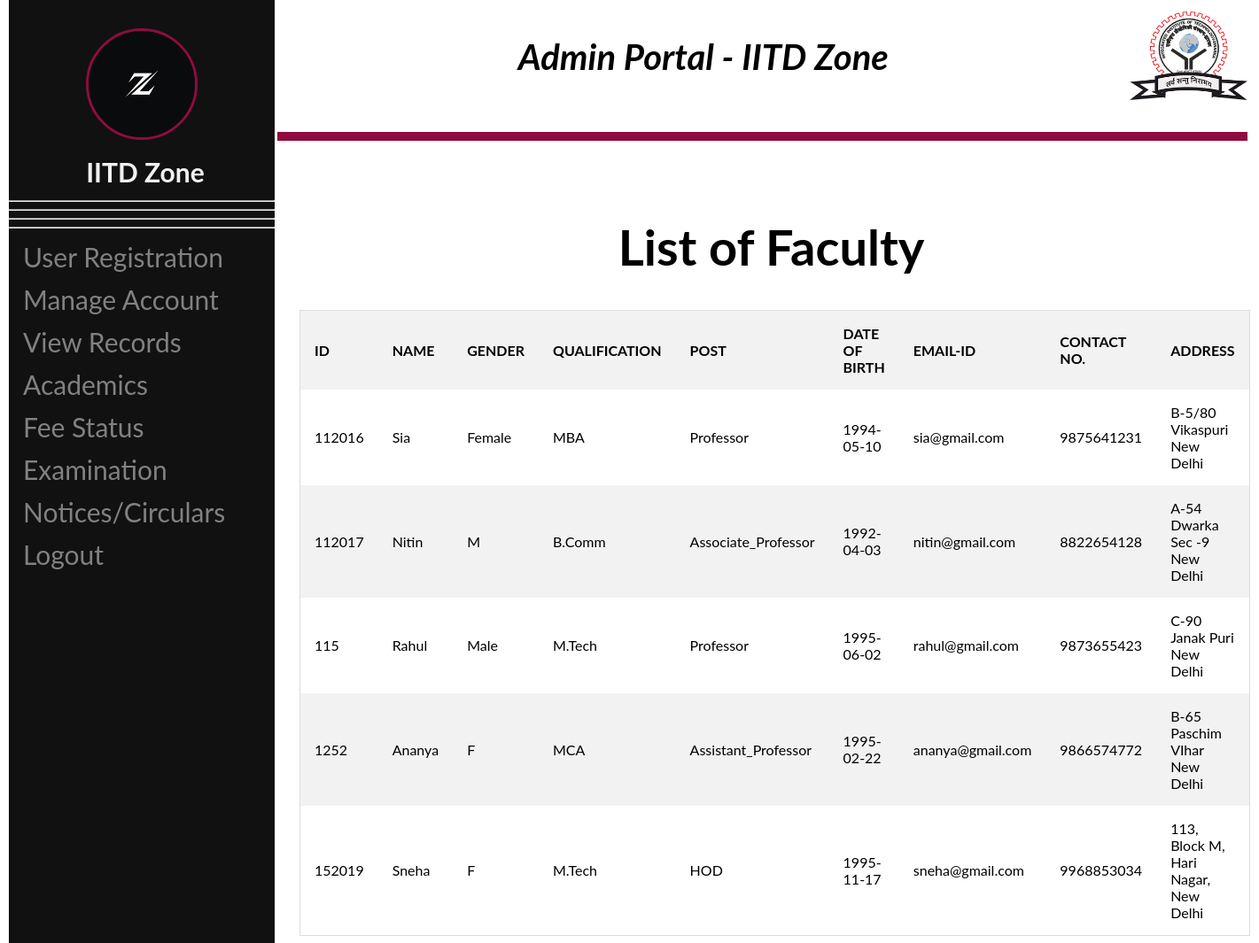
The app's page /listfal.php with its own data.
### tables this page shows
CREATE TABLE `faculty` (
  `id` varchar(20) NOT NULL,
  `name` text NOT NULL,
  `gender` text NOT NULL,
  `qual` varchar(25) NOT NULL,
  `Post` text NOT NULL,
  `dob` date NOT NULL,
  `email` varchar(20) NOT NULL,
  `ph` varchar(20) NOT NULL,
  `Address` varchar(50) NOT NULL
);

### listfal.php (the view, shortened to what this page needs)
<html>
<head>
</head>
<body>
<?php
include("adminhome.php"); ?>
<div class="main">
<?php
echo"<br>";
$servername = "localhost";
$username = "root";
$password = "";
$database = "campus";
$conn = new mysqli($servername, $username, $password, $database);
if ($conn->connect_error)
{
    die("Connection failed: " . $conn->connect_error);
}
else
{
$sql = "SELECT * FROM `faculty`";
$res = mysqli_query($conn, $sql);
echo "<h1><center>List of Faculty</center></h1>";
echo "<table><tr><th> ID</th><th> NAME</th><th>GENDER</th><th>QUALIFICATION</th><th>POST</th><th>DATE OF BIRTH</th><th>EMAIL-ID</th><th>CONTACT NO.</th><th>ADDRESS</th></tr>";
while ($r = mysqli_fetch_assoc($res))
{
echo "<td>" .$r["id"]. "</td>";
echo "<td>" .$r["name"]. "</td>";
echo "<td>" .$r["gender"]. "</td>";
echo "<td>" .$r["qual"]. "</td>";
echo "<td>" .$r["Post"]. "</td>";
echo "<td>" .$r["dob"]. "</td>";
echo "<td>" .$r["email"]. "</td>";
echo "<td>" .$r["ph"]. "</td>";
echo "<td>" .$r["Address"]. "</td></tr>";
}
echo "</table>";
}
?>
</div>
</body>
</html>

### listfal.php (style rules this page uses)
table { border-collapse: collapse; border-spacing: 0; width: 100%; border: 1px solid #ddd; }
th, td { text-align: left; padding: 16px; }
tr:nth-child(odd) { background-color: #f2f2f2; }

### adminhome.php (style rules this page uses)
body { font-family: "Lato", sans-serif; }
.main { margin-left: 320px; font-size: 28px; padding: 0px 10px; }

### records on screen
faculty: id "112016", name "Sia", gender "Female", qual "MBA", Post "Professor", dob "1994-05-10", email "sia@gmail.com", ph "9875641231", Address "B-5/80 Vikaspuri New Delhi"
faculty: id "112017", name "Nitin", gender "M", qual "B.Comm", Post "Associate_Professor", dob "1992-04-03", email "nitin@gmail.com", ph "8822654128", Address "A-54 Dwarka Sec -9 New Delhi"
faculty: id "115", name "Rahul", gender "Male", qual "M.Tech", Post "Professor", dob "1995-06-02", email "rahul@gmail.com", ph "9873655423", Address "C-90 Janak Puri New Delhi"
faculty: id "1252", name "Ananya", gender "F", qual "MCA", Post "Assistant_Professor", dob "1995-02-22", email "ananya@gmail.com", ph "9866574772", Address "B-65 Paschim VIhar New Delhi"
faculty: id "152019", name "Sneha", gender "F", qual "M.Tech", Post "HOD", dob "1995-11-17", email "sneha@gmail.com", ph "9968853034", Address "113, Block M, Hari Nagar, New Delhi"
